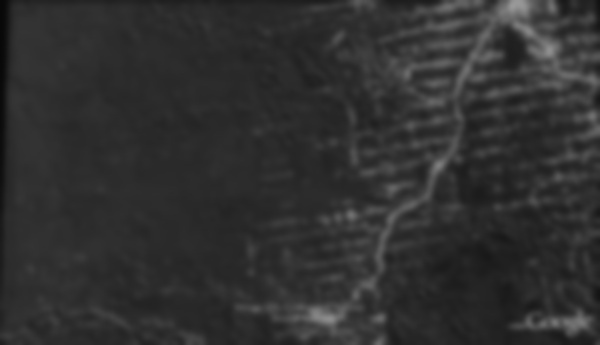
#> input picture GS3.jpg, 600 x 345 px, given as the content of the folder smallDataset, which was not available
$ jupyter execute --allow-errors FYP.ipynb   (shell and % lines are left out)   (older library calls are emulated)   (text cells are left out)
#> lines starting #> are read from the running program, lines starting #| are printed output that depends on the picture; after the words box and inside, x2 and y2 are one past the last pixel; in counts of white or black regions, pixels touching at a corner belong together; pictures that were not available may be replaced by others from this repository, and a replacement may not be noted
[cell 1]
import cv2
import numpy as np
import pandas as pd
import os
import glob
import math
from skimage.filters import roberts, sobel, scharr, prewitt
from scipy import ndimage as nd
from skimage.filters.rank import entropy
from skimage.morphology import disk
from skimage import io
from sklearn.preprocessing import StandardScaler
from sklearn.decomposition import PCA as sklearnPCA
from matplotlib import pyplot as plt
from skimage.feature import greycomatrix, greycoprops
import io
from math import sqrt

[cell 2]
from google.colab import files
uploadedData = files.upload()
#> the answer given: GS3.jpg

[cell 3]
import zipfile
#data = zipfile.ZipFile(io.BytesIO(uploadedData['converted images.zip']), 'r')
#data = zipfile.ZipFile(io.BytesIO(uploadedData['Normal.zip']), 'r')
#> (the rest of this cell did not finish here and is left out)

[cell 4]
list_3 = []
list_4 = []

filenames = glob.glob("smallDataset/"+"*.jpg")
#filenames = glob.glob("Normal/"+"*.jpg")
filenames.sort()
for img in filenames:
  n = cv2.imread(img, 0)
#> n is the input picture: shape (345, 600); min 7, max 153, mean 48.1
  if n is not None:
    list_3.append(n)
    list_4.append(img)
print("The length of the image dataset: ", len(list_3))
#| The length of the image dataset:  1

[cell 5]
anomaly_image = int(input("Input the number of the image in which the anomaly begins: "))
#> the answer given: 3
dataset_length = len(list_3)
#> dataset_length = 1

[cell 6]
crop_y = list_3[0].shape[0] - 40
#> crop_y = 305
crop_x = list_3[0].shape[1]
#> crop_x = 600

[cell 7]
def crop_image(img):  #crop_x, crop_y
  cropped_image = img[0:crop_y, 0:crop_x]
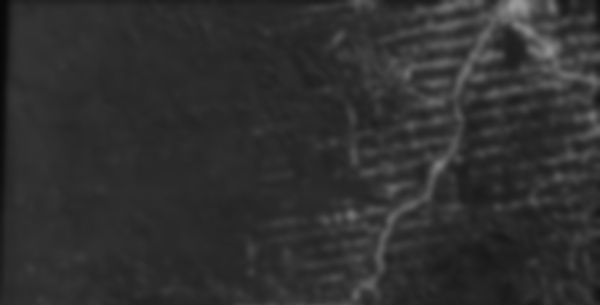
#> cropped_image: shape (305, 600); min 7, max 153, mean 47.9
  return cropped_image

[cell 8]
from google.colab.patches import cv2_imshow

[cell 9]
cropped_img = crop_image(list_3[0])
cv2_imshow(cropped_img)
cv2.waitKey(0)

[cell 10]
def contrastStretching(image):
    plt.hist(image.ravel(), 256, [0, 256])
    frame1 = image.copy()

    xp1 = [5, 50, 145, 250]
    fp1 = [5, 10, 245, 250]
    y = np.arange(256)
    table1 = np.interp(y, xp1, fp1).astype('uint8')
    frame1 = cv2.LUT(frame1, table1)
    plt.hist(frame1.ravel(), 256, [0, 256])
    #plt.show()
    return frame1

[cell 11]
def gaussianBlur(image):
    gaussian = cv2.GaussianBlur(image,(5,5),0)
    return gaussian

[cell 12]
def calcHistogram(image):
    hist, edges, patches = plt.hist(image.ravel(), 256, [0, 256])
    return hist

[cell 13]
def findAverage(list):
    avg = sum(list)/len(list)
    return avg

[cell 14]
#Extracting features
G = 256 #NUmber of gray levels in an image

[cell 15]
def calc_Probability_Density(hist_i_value, size):
    return (hist_i_value/size)

[cell 16]
def Stat_Mean(i, prob_density):
    mean = (i * (prob_density))
    return mean

[cell 17]
def Stat_Avg_Contrast(i, prob_density, mean):
    avg_contrast = pow((i-mean),2) * prob_density
    return avg_contrast

[cell 18]
def Stat_Skewness(i, mean, prob_density):
    skewness_component = pow((i-mean),3) * prob_density
    return skewness_component

[cell 19]
def Stat_Kurtosis(i, mean, prob_density):
    kurtosis_component = (pow((i-mean),4) * prob_density) - 3
    return kurtosis_component

[cell 20]
def Stat_Energy(prob_density):
    energy = pow(prob_density,2)
    return energy

[cell 21]
#function for 4: contrast, skewness, kurtosis, energy
def Stat_Features_Set1(i, mean, prob_density):
    avg_contrast = pow((i - mean), 2) * prob_density
    skewness_component = pow((i - mean), 3) * prob_density
    kurtosis_component = (pow((i - mean), 4) * prob_density) - 3
    energy = pow(prob_density, 2)
    return avg_contrast, skewness_component, kurtosis_component, energy

[cell 22]
def calc_Stat_Features(img):
    Return_Set = []
    stat_mean=0
    stat_avg_contrast=0
    skewness_component=0
    kurtosis_component=0
    stat_energy=0
    hist = calcHistogram(img)
    size = img.size

    for i in range(G):
        p_d = calc_Probability_Density(hist[i], size)
        stat_mean += Stat_Mean(i, p_d)

    for i in range(G):
        p_d = calc_Probability_Density(hist[i], size)
        p1, p2, p3, p4 = Stat_Features_Set1(i, stat_mean, p_d)
        stat_avg_contrast += p1  # variance^2 (avg_contrast)
        skewness_component += p2 #skewness_component
        kurtosis_component += p3 #kurtosis_component
        stat_energy += p4 #energy

    skewness = pow(stat_avg_contrast,(-3/2)) * skewness_component
    kurtosis = pow(stat_avg_contrast,(-4/2)) * kurtosis_component
    return stat_mean, stat_avg_contrast, skewness, kurtosis, stat_energy

[cell 23]
def gaborFilter(img):
    num = 1
    fimg_list = []
    for theta in range(3):  # 0, 45, 90
        theta = theta / 4 * np.pi  # theta 0, 1/4, 1/2 => 0, 45, 90
        for theta_i in (theta - 10, theta - 5, theta):
            for sigma in (3, 5):
                for lamda in np.arange(np.pi / 2, np.pi, np.pi / 4):
                    for gamma in (0.05, 0.5):
                        gabor_label = 'Gabor' + str(num)
                        kernel = cv2.getGaborKernel((5, 5), sigma, theta_i, lamda, gamma, 0,
                                                    ktype=cv2.CV_32F)  # ktype is the data type. so it's saying that after the kernel is generated, store it as 32 float

                        fimg = cv2.filter2D(img, cv2.CV_8UC3, kernel)
                        filtered_img = fimg.reshape(-1)

                        fimg_list.append(fimg)

                        num += 1
    return fimg_list

[cell 24]
def cannyEdge(img):
    edges = cv2.Canny(img, 100, 200)
    edges2 = edges.reshape(-1)
    return edges2

[cell 25]
def edge_roberts(img):
    edge_robert = roberts(img)
    edge_robert2 = edge_robert.reshape(-1)
    return edge_robert2

[cell 26]
def edge_sobel(img):
    edge_sobel1 = sobel(img)
    edge_sobel2 = edge_sobel1.reshape(-1)
    return edge_sobel2

[cell 27]
def edge_scharr(img):
    edge_scharr1 = scharr(img)
    edge_scharr2 = edge_scharr1.reshape(-1)
    return edge_scharr2

[cell 28]
def edge_prewitt(img):
    edge_prewitt1 = prewitt(img)
    edge_prewitt2 = edge_prewitt1.reshape(-1)
    return edge_prewitt2

[cell 29]
def gaussianFeature(img):
    gaussian_img = nd.gaussian_filter(img, sigma = 3) #Gaussian S3
    gaussian_img1 = gaussian_img.reshape(-1)
    gaussian_img2 = nd.gaussian_filter(img, sigma=7) #Gaussian S7
    gaussian_img3 = gaussian_img2.reshape(-1)
    return gaussian_img1, gaussian_img3

[cell 30]
def entropyFeature(img):
    entropy_img = entropy(img, disk(1))
    entropy_img1 = entropy_img.reshape(-1)
    return entropy_img1

[cell 31]
def glcmFeatures(img):
    glcm = greycomatrix(img, distances=[5], angles=[0], levels=256, symmetric=True, normed=True)
    diss_sim = greycoprops(glcm, 'dissimilarity')[0, 0] # [0,0] to convert array to value
    corr = greycoprops(glcm, 'correlation')[0, 0]
    homogen = greycoprops(glcm, 'homogeneity')[0, 0]
    energy = greycoprops(glcm, 'energy')[0, 0]
    contrast = greycoprops(glcm, 'contrast')[0, 0]
    return diss_sim, corr, homogen, energy, contrast

[cell 32]
contrast_stretched_image_list = []
num_CS = 0
Canny_Edges_list = []
Edge_Roberts_List = []
Edge_Sobel_List = []
Edge_Scharr_List = []
Edge_Prewitt_List = []
Gaussian_img1_List = []
Gaussian_img3_List = []
Variance_list = []
Stat_Mean_List = []
Stat_Avg_Contrast_List = []
Stat_Skewness_List = []
Stat_Kurtosis_List = []
Stat_Energy_List = []
Stat_Entropy_List = []
Gabor_Individual_List = []
GLCM_diss_sim_List = []
GLCM_corr_List = []
GLCM_homogen_List = []
GLCM_energy_List = []
GLCM_contrast_List = []

[cell 33]
df = pd.DataFrame()
#df_sift = pd.DataFrame()
df_newFeatures1 = pd.DataFrame()

[cell 34]
for img in list_3:
  print("length of images list, ", len(list_3))
  cropped_img = crop_image(img)
  CS_img = contrastStretching(cropped_img)
  contrast_stretched_image_list.append(CS_img)
  gaussian_img = gaussianBlur(CS_img)

  canny_edges2 = cannyEdge(gaussian_img)
  avg_canny_edges2 = findAverage(canny_edges2)
  Canny_Edges_list.append(avg_canny_edges2)

  edge_robert2 = edge_roberts(gaussian_img)
  avg_edge_roberts2 = findAverage(edge_robert2)
  Edge_Roberts_List.append(avg_edge_roberts2)

  edge_sobel2 = edge_sobel(gaussian_img)
  avg_edge_sobel2 = findAverage(edge_sobel2)
  Edge_Sobel_List.append(avg_edge_sobel2)

  edge_scharr2 = edge_scharr(gaussian_img)
  avg_edge_scharr2 = findAverage(edge_scharr2)
  Edge_Scharr_List.append(avg_edge_scharr2)

  edge_prewitt2 = edge_prewitt(gaussian_img)
  avg_edge_prewitt2 = findAverage(edge_prewitt2)
  Edge_Prewitt_List.append(avg_edge_prewitt2)

  gaussian_img1, gaussian_img3 = gaussianFeature(gaussian_img)
  avg_gaussian_img1 = findAverage(gaussian_img1)
  avg_gaussian_img3 = findAverage(gaussian_img3)
  Gaussian_img1_List.append(avg_gaussian_img1)
  Gaussian_img3_List.append(avg_gaussian_img3)

  entropy_img1 = entropyFeature(gaussian_img)
  avg_entropy_img1 = findAverage(entropy_img1)
  Variance_list.append(avg_entropy_img1)

  gabor_images = gaborFilter(gaussian_img)
  total_gabor_image_values = [] #42 elements
  for img in gabor_images:
    g = img.reshape(-1)
    avg_g = findAverage(g)
    total_gabor_image_values.append(avg_g)

  Gabor_Individual_List.append(total_gabor_image_values)

  stat_mean, stat_avg_contrast, skewness, kurtosis, stat_energy = calc_Stat_Features(gaussian_img)
  Stat_Mean_List.append(stat_mean)
  Stat_Avg_Contrast_List .append(stat_avg_contrast)
  Stat_Skewness_List.append(skewness)
  Stat_Kurtosis_List.append(kurtosis)
  Stat_Energy_List.append(stat_energy)

  diss_sim, corr, homogen, energy, contrast = glcmFeatures(gaussian_img)
  GLCM_diss_sim_List.append(diss_sim)
  GLCM_corr_List.append(corr)
  GLCM_homogen_List.append(homogen)
  GLCM_energy_List.append(energy)
  GLCM_contrast_List.append(contrast)

  print(num_CS)
  num_CS = num_CS + 1
#> this loop made 1 pass
#> (xp1 in contrastStretching, fp1 in contrastStretching, avg_canny_edges2, avg_edge_roberts2, avg_edge_sobel2, avg_edge_scharr2, avg_edge_prewitt2) on pass 1: ([5, 50, 145, 250], [5, 10, 245, 250], 1.48, 0.0077, 0.0107, 0.0107, 0.0107)
#| length of images list,  1
#| 0
#> pass 1, in contrastStretching, `frame1 = cv2.LUT(frame1, table1)`:
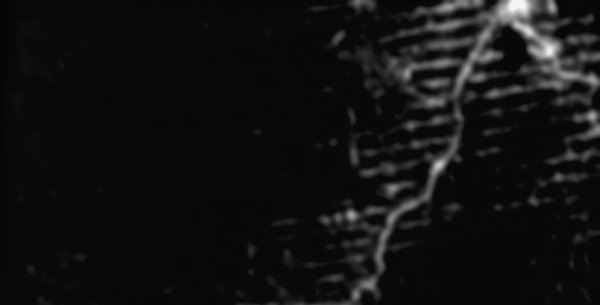
#> frame1: shape (305, 600); min 5, max 245, mean 17.9
#> pass 1, in cannyEdge, `edges = cv2.Canny(img, 100, 200)`:
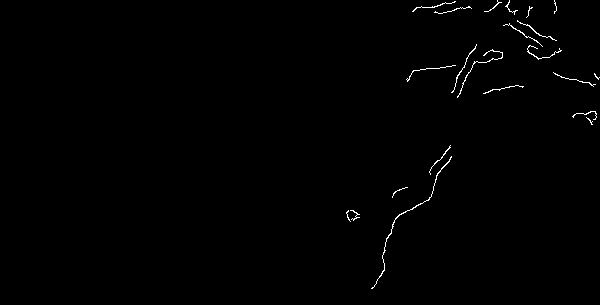
#> edges: shape (305, 600); 0.58% white in thin lines or dots, all inside (x1, y1, x2, y2) = (346, 0, 600, 289)
#> pass 1, in edge_roberts, `edge_robert = roberts(img)`:
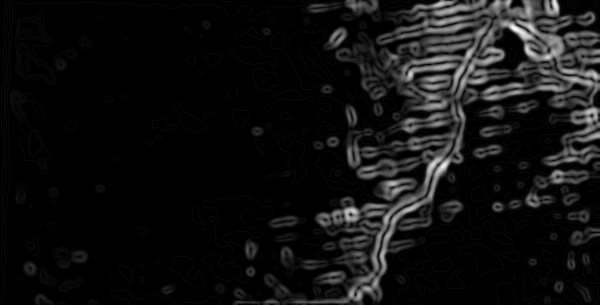
#> edge_robert: shape (305, 600) float64; min 0, max 0.113, mean 0.0077; drawn with min black and max white
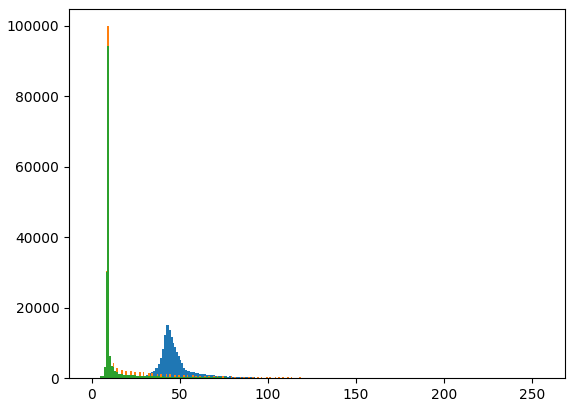
#> figure drawn by matplotlib, 1 panel; tallest bar 15081 high, from x = 43 to 44; tallest bar 99808 high, from x = 9 to 10; tallest bar 94053 high, from x = 9 to 10

[cell 35]
Gabor_Total_Dict = {}
for i in range(len(Gabor_Individual_List[0])):
  Gabor_Total_Dict['GB'+str(i)]=[]
#> this loop made 72 passes

for i in Gabor_Individual_List:
  image_values = i
  num = 0
  for j in image_values:
    label = 'GB'+str(num)
    val = Gabor_Total_Dict[label]
    val.append(j)
    Gabor_Total_Dict[label] = val
    num += 1
#> this loop made 1 pass

print("Length of the Gabor dictionary", len(Gabor_Total_Dict))
#| Length of the Gabor dictionary 72
Gray_Images_List = []
for i in range(len(list_3)):
  Gray_Images_List.append(i+1)

[cell 36]
from google.colab import drive
drive.mount('drive')

[cell 37]
df_newFeatures1['Gray Level Images'] = Gray_Images_List
df_newFeatures1['CannyEdge'] = Canny_Edges_list
df_newFeatures1['EdgeRoberts'] = Edge_Roberts_List
df_newFeatures1['EdgeSobel'] = Edge_Sobel_List
df_newFeatures1['EdgeScharr'] = Edge_Scharr_List
df_newFeatures1['EdgePrewitt'] = Edge_Prewitt_List
df_newFeatures1['StatMean'] = Stat_Mean_List
df_newFeatures1['StatAvgContrast'] = Stat_Avg_Contrast_List
df_newFeatures1['StatSkewness'] = Stat_Skewness_List
df_newFeatures1['StatKurtosis'] = Stat_Kurtosis_List
df_newFeatures1['StatEnergy'] = Stat_Energy_List
# df_newFeatures1['StatEntropy'] = Stat_Entropy_List
df_newFeatures1['Gaussian1'] = Gaussian_img1_List
df_newFeatures1['Gaussian3'] = Gaussian_img3_List
df_newFeatures1['Entropy'] = Variance_list

Gabor_num = 0
for i in range(len(Gabor_Total_Dict)):
  label = 'GB' + str(Gabor_num)
  val = Gabor_Total_Dict[label]
  df_newFeatures1[label] = val
  Gabor_num += 1

df_newFeatures1['GLCM_Diss_similarity'] = GLCM_diss_sim_List
df_newFeatures1['GLCM_Correlation'] = GLCM_corr_List
df_newFeatures1['GLCM_Homogeneity'] = GLCM_homogen_List
df_newFeatures1['GLCM_Energy'] = GLCM_energy_List
df_newFeatures1['GLCM_Contrast'] = GLCM_contrast_List

print(df_newFeatures1.head())
#> (printed output is left out)

#> (the rest of this cell did not finish here and is left out)

[cell 38]
plt.plot(df_newFeatures1['Gray Level Images'], df_newFeatures1['StatAvgContrast'], label="StatAvgContrast")
plt.xlabel('Gray Images in the dataset')
plt.title('Distribution of features of Gray Level images - Set 1')
plt.legend()
plt.show()
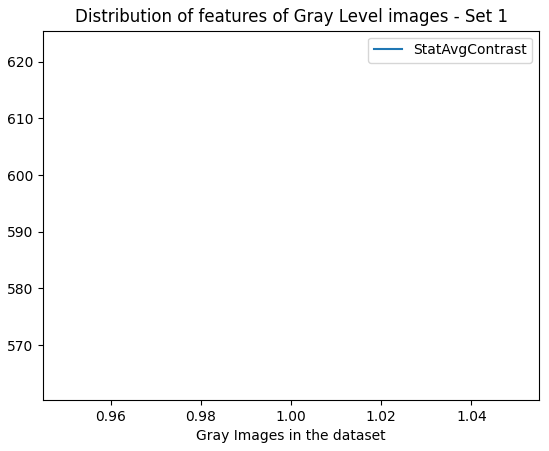
#> figure drawn by matplotlib, 1 panel

[cell 39]
plt.plot(df_newFeatures1['Gray Level Images'], df_newFeatures1['CannyEdge'], label="CannyEdge")
plt.plot(df_newFeatures1['Gray Level Images'], df_newFeatures1['EdgeRoberts'], label="EdgeRoberts")
plt.plot(df_newFeatures1['Gray Level Images'], df_newFeatures1['EdgeSobel'], label="EdgeSobel")
plt.plot(df_newFeatures1['Gray Level Images'], df_newFeatures1['EdgeScharr'], label="EdgeScharr")
plt.plot(df_newFeatures1['Gray Level Images'], df_newFeatures1['EdgePrewitt'], label="EdgePrewitt")
plt.plot(df_newFeatures1['Gray Level Images'], df_newFeatures1['StatMean'], label="StatMean")
    #plt.plot(features['Gray Level Images'], features['StatAvgContrast'], label="StatAvgContrast")
plt.plot(df_newFeatures1['Gray Level Images'], df_newFeatures1['StatSkewness'], label="StatSkewness")
plt.plot(df_newFeatures1['Gray Level Images'], df_newFeatures1['StatKurtosis'], label="StatKurtosis")
plt.plot(df_newFeatures1['Gray Level Images'], df_newFeatures1['StatEnergy'], label="StatEnergy")
plt.plot(df_newFeatures1['Gray Level Images'], df_newFeatures1['Gaussian1'], label="Gaussian1")
plt.plot(df_newFeatures1['Gray Level Images'], df_newFeatures1['Gaussian3'], label="Gaussian3")
plt.plot(df_newFeatures1['Gray Level Images'], df_newFeatures1['Entropy'], label="Entropy")

plt.plot(df_newFeatures1['Gray Level Images'], df_newFeatures1['GLCM_Diss_similarity'], label="GLCM_Diss_similarity")
plt.plot(df_newFeatures1['Gray Level Images'], df_newFeatures1['GLCM_Correlation'], label="GLCM_Correlation")
plt.plot(df_newFeatures1['Gray Level Images'], df_newFeatures1['GLCM_Homogeneity'], label="GLCM_Homogeneity")
plt.plot(df_newFeatures1['Gray Level Images'], df_newFeatures1['GLCM_Energy'], label="GLCM_Energy")
plt.plot(df_newFeatures1['Gray Level Images'], df_newFeatures1['GLCM_Contrast'], label="GLCM_Contrast")
plt.xlabel('Gray Images in the dataset')
plt.title('Distribution of features of Gray Level images - Set 2')
plt.legend()
plt.show()
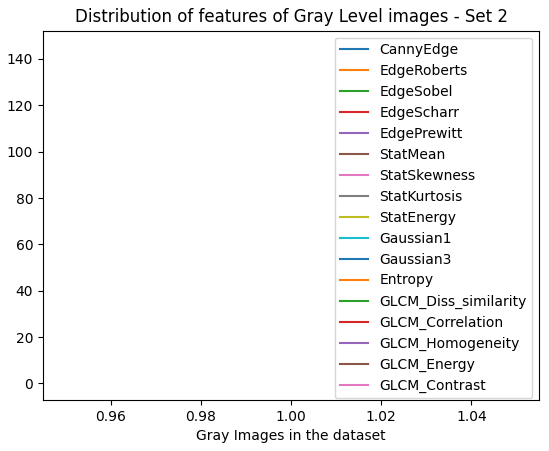
#> figure drawn by matplotlib, 1 panel

[cell 40]
Gabor_plot_label_i = 0
for i in range(31):
  Gabor_plot_label = 'GB' + str(i)
  plt.plot(df_newFeatures1['Gray Level Images'], df_newFeatures1[Gabor_plot_label], label=Gabor_plot_label)
  Gabor_plot_label_i += 1

plt.xlabel('Gray Images in the dataset-Set 1')
plt.title('Distribution of features of Gray Level images - Set 3')
plt.legend()
plt.show()
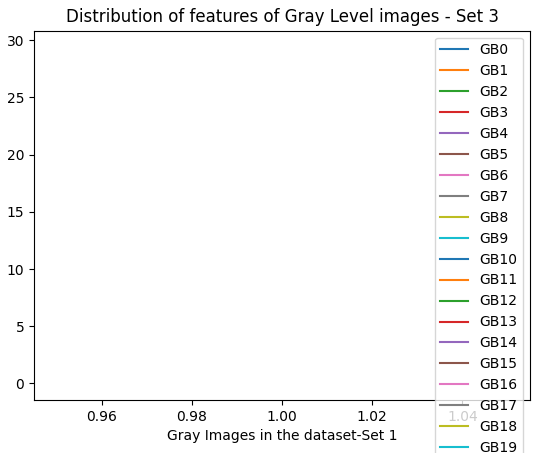
#> figure drawn by matplotlib, 1 panel

[cell 41]
def performPCA():
    print("Performing PCA")
    featureset = df_newFeatures1
    featureset.drop(['Gray Level Images'], axis = 1, inplace = True)
    print(featureset.head())
#> (printed output is left out)

    #Standardize the data (The first step of PCA)
    X_std = StandardScaler().fit_transform(featureset)
    print(X_std.shape)
#| (1, 90)

    #compute covariance matrix
    mean_vec= np.mean(X_std, axis=0)
    cov_mat = (X_std - mean_vec).T.dot((X_std-mean_vec)) / (X_std.shape[0]-1)
#> cov_mat: shape (90, 90) float64; every value is NaN or infinite
    print('Covariance matrix: \n%s' %cov_mat)
#> (printed output is left out)

    #Get eigen values
    cov_mat = np.cov(X_std.T)
    eig_vals, eig_vecs = np.linalg.eig(cov_mat)

    eig_pairs = [(np.abs(eig_vals[i]), eig_vecs[:,i]) for i in range(len(eig_vals))]

    pca = sklearnPCA(n_components=2)
    pca.fit_transform(featureset)
    print('PCA Variance ratio: ', pca.explained_variance_ratio_)
    principalComponents_features = pca.fit_transform(X_std)
    principal_features = pd.DataFrame(data=principalComponents_features, columns=['principal component 1', 'principal component 2'])
    print(principal_features)
    principal_features.to_csv('drive/MyDrive/UOM/FYP/PCAFeatures.csv')

    pca = sklearnPCA().fit(X_std)
    plt.plot(np.cumsum(pca.explained_variance_ratio_))
    plt.xlabel('number of components')
    plt.ylabel('cumulative explained variance')
    plt.show()

    x = []
    y = principal_features['principal component 1']
    for i in range(len(list_3)):
        x.append(i)
    plt.plot(x,y)
    plt.xlabel('number of images')
    plt.ylabel('PCA1')
    plt.show()

    y_pca2 = principal_features['principal component 2']
    plt.plot(x, y_pca2)
    plt.xlabel('number of images')
    plt.ylabel('PCA2')
    plt.show()
